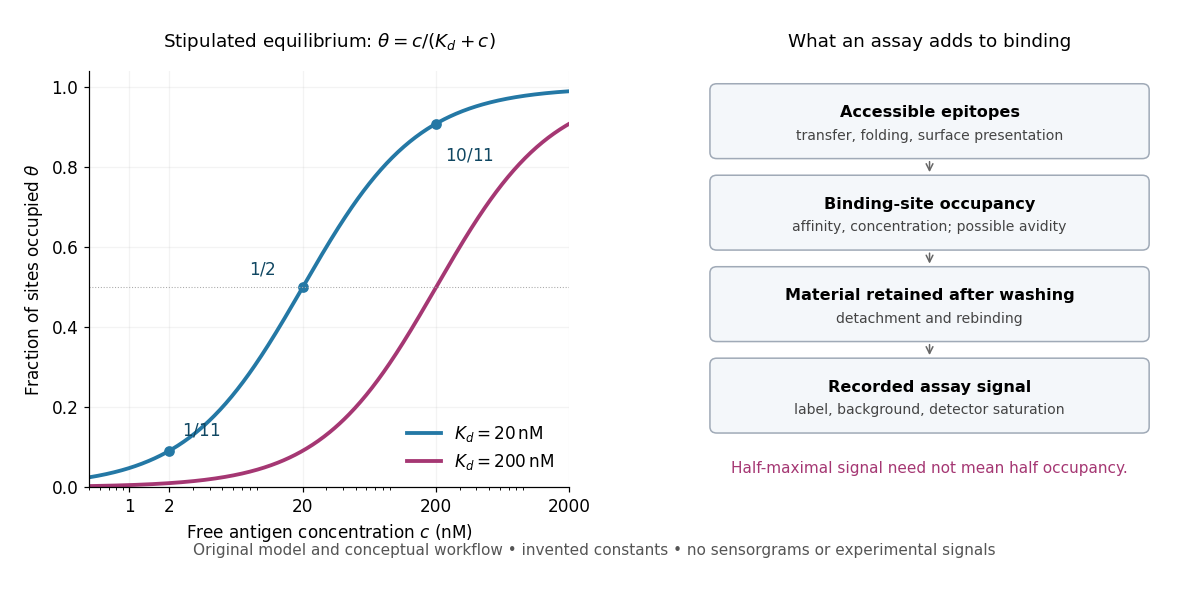

Write Python code to recreate this figure.
"""Stipulated 1:1 occupancy model and assay interpretation, not measured data.

Python 3.14, matplotlib 3.10.7, numpy 2.3.5. Run from _media; writes to CWD.
"""
from pathlib import Path
import numpy as np
import matplotlib.pyplot as plt
from matplotlib.patches import FancyBboxPatch

plt.rcParams.update({'font.size': 11, 'font.family': 'DejaVu Sans'})
fig, (curve, workflow) = plt.subplots(1, 2, figsize=(10.8, 5.4), facecolor='white',
                                     gridspec_kw={'width_ratios': [1.05, 1]})
fig.subplots_adjust(left=.075, right=.975, bottom=.18, top=.88, wspace=.28)
c = np.geomspace(.5, 2000, 500)
for kd, color in ((20, '#2478a5'), (200, '#a53773')):
    curve.semilogx(c, c/(kd+c), lw=2.5, color=color, label=rf'$K_d={kd}\,\mathrm{{nM}}$')
for value, label, offset in ((2, r'$1/11$', (8, 10)), (20, r'$1/2$', (-35, 8)),
                             (200, r'$10/11$', (6, -24))):
    theta=value/(20+value)
    curve.plot(value, theta, 'o', color='#2478a5', ms=6)
    curve.annotate(label, (value, theta), xytext=offset, textcoords='offset points', color='#104762')
curve.axhline(.5, color='#aaaaaa', lw=.7, ls=':')
curve.set(xlim=(.5, 2000), ylim=(0, 1.04), xlabel=r'Free antigen concentration $c$ (nM)',
          ylabel=r'Fraction of sites occupied $\theta$')
curve.set_xticks([1, 2, 20, 200, 2000], labels=['1', '2', '20', '200', '2000'])
curve.grid(alpha=.15)
curve.legend(loc='lower right', frameon=False)
curve.set_title(r'Stipulated equilibrium: $\theta=c/(K_d+c)$', fontsize=12, pad=16)
curve.spines[['top', 'right']].set_visible(False)
workflow.set(xlim=(0, 1), ylim=(0, 1)); workflow.axis('off')
workflow.set_title('What an assay adds to binding', fontsize=12, pad=16)
items=[(.88, 'Accessible epitopes', 'transfer, folding, surface presentation'),
       (.66, 'Binding-site occupancy', 'affinity, concentration; possible avidity'),
       (.44, 'Material retained after washing', 'detachment and rebinding'),
       (.22, 'Recorded assay signal', 'label, background, detector saturation')]
for y, title, detail in items:
    workflow.add_patch(FancyBboxPatch((.035,y-.075), .93, .15,
                      boxstyle='round,pad=.015', facecolor='#f4f7fa', edgecolor='#a0aab7'))
    workflow.text(.5, y+.02, title, ha='center', va='center', weight='bold', fontsize=10.5)
    workflow.text(.5, y-.035, detail, ha='center', va='center', fontsize=9.2, color='#444444')
for a,b in zip(items,items[1:]):
    workflow.annotate('', (.5,b[0]+.09), (.5,a[0]-.09),
                      arrowprops={'arrowstyle': '->', 'color': '#666666'})
workflow.text(.5,.035, 'Half-maximal signal need not mean half occupancy.', ha='center', fontsize=10, color='#a53773')
fig.text(.5,.065, 'Original model and conceptual workflow • invented constants • no sensorgrams or experimental signals',
         ha='center', fontsize=10, color='#555555')
fig.savefig(Path.cwd() / (Path(__file__).stem + '.png'), dpi=110, facecolor='white', transparent=False)
plt.close(fig)
